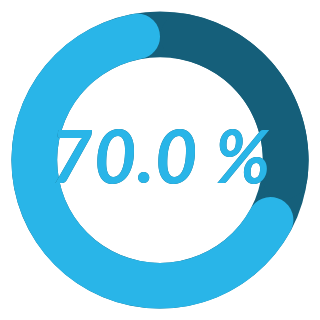

Here is the notebook cell this chart was saved with:
### Code cell
def make_donut(input_response, input_text, input_color):
  if input_color == 'blue':
      chart_color = ['#29b5e8', '#155F7A']
  if input_color == 'green':
      chart_color = ['#27AE60', '#12783D']
  if input_color == 'orange':
      chart_color = ['#F39C12', '#875A12']
  if input_color == 'red':
      chart_color = ['#E74C3C', '#781F16']
    
  source = pd.DataFrame({
      "Topic": ['', input_text],
      "% value": [100-input_response, input_response]
  })
  source_bg = pd.DataFrame({
      "Topic": ['', input_text],
      "% value": [100, 0]
  })
  plot = alt.Chart(source).mark_arc(innerRadius=45, cornerRadius=25).encode(
      theta="% value",
      color= alt.Color("Topic:N",
                      scale=alt.Scale(
                          #domain=['A', 'B'],
                          domain=[input_text, ''],
                          # range=['#29b5e8', '#155F7A']),  # 31333F
                          range=chart_color),
                      legend=None),
  ).properties(width=130, height=130)
    
  text = plot.mark_text(align='center', color="#29b5e8", font="Lato", fontSize=32, fontWeight=700, fontStyle="italic").encode(text=alt.value(f'{input_response} %'))
  plot_bg = alt.Chart(source_bg).mark_arc(innerRadius=45, cornerRadius=20).encode(
      theta="% value",
      color= alt.Color("Topic:N",
                      scale=alt.Scale(
                          # domain=['A', 'B'],
                          domain=[input_text, ''],
                          range=chart_color),  # 31333F
                      legend=None),
  ).properties(width=130, height=130)
  return plot_bg + plot + text

graph = make_donut(val, row, 'blue')
graph

### Figure 1 — Vega-Lite specification as saved in the notebook (floating-point values rounded to 4 significant figures)
{"config": {"view": {"continuousWidth": 300, "continuousHeight": 300}}, "layer": [{"data": {"name": "data-65328573528710b7585a1d2374beaf32"}, "mark": {"type": "arc", "cornerRadius": 20, "innerRadius": 45}, "encoding": {"color": {"field": "Topic", "legend": null, "scale": {"domain": ["Progression des salariés", ""], "range": ["#29b5e8", "#155F7A"]}, "type": "nominal"}, "theta": {"field": "% value", "type": "quantitative"}}}, {"data": {"name": "data-f8beabf4d3514dd0246758c4c9e80c15"}, "mark": {"type": "arc", "cornerRadius": 25, "innerRadius": 45}, "encoding": {"color": {"field": "Topic", "legend": null, "scale": {"domain": ["Progression des salariés", ""], "range": ["#29b5e8", "#155F7A"]}, "type": "nominal"}, "theta": {"field": "% value", "type": "quantitative"}}}, {"data": {"name": "data-f8beabf4d3514dd0246758c4c9e80c15"}, "mark": {"type": "text", "align": "center", "color": "#29b5e8", "font": "Lato", "fontSize": 32, "fontStyle": "italic", "fontWeight": 700}, "encoding": {"color": {"field": "Topic", "legend": null, "scale": {"domain": ["Progression des salariés", ""], "range": ["#29b5e8", "#155F7A"]}, "type": "nominal"}, "text": {"value": "70.0 %"}, "theta": {"field": "% value", "type": "quantitative"}}}], "height": 130, "width": 130, "$schema": "https://vega.github.io/schema/vega-lite/v5.16.3.json", "datasets": {"data-65328573528710b7585a1d2374beaf32": [{"Topic": "", "% value": 100}, {"Topic": "Progression des salariés", "% value": 0}], "data-f8beabf4d3514dd0246758c4c9e80c15": [{"Topic": "", "% value": 30.0}, {"Topic": "Progression des salariés", "% value": 70.0}]}}
